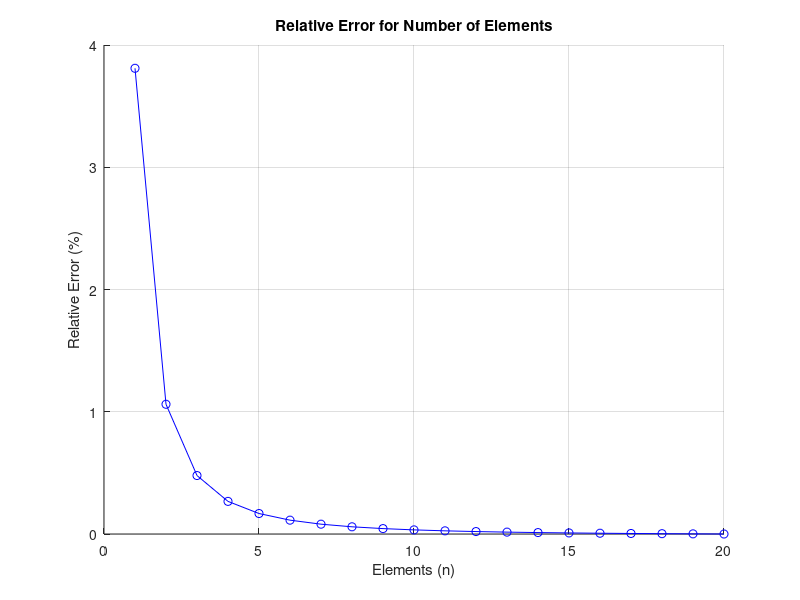

Write the MATLAB code that produced this figure.
clear all; 
close all;
clc;
format long;

name = 'Nathan Phaymany';
id = '20016227';
hw_num = 4;

%% Problem 1

%% Problem 2

L = 0.01;
E = 69E9;
P = 10E6;
A0 = 0.02;
A = @(x) A0 * (1 - x/(2*L));

% Part A 
A1 = 3*A0/4;
l = L;
k = E*A1/L * [1 -1; -1 1];
F2 = P;
u2= F2 / k(2, 2);
p2a = u2

% Part B
A1 = 7*A0/8;
l1 = L/2;
A2 = 5*A0/8;
l2 = L/2;
K1 = E*A1/l1 * [1 -1 0; -1 1 0; 0 0 0];
K2 = E*A2/l2 * [0 0 0; 0 1 -1; 0 -1 1];
K = K1 + K2;
% Excludes first row and column due to BC: u1 = 0
K = K(2:3, 2:3);
F = [0; P];
u = rref([K F]); 
u = u(:, 3);
p2b = u(end)

% Part C
figure(2);
hold on;
grid on;

utrue = 0;
relErr = zeros(20, 1);
for n = 20:-1:1
    K = zeros(n+1, n+1);
    for i = 1:n
        Ai = A((L*(i*2-1))/(2*n)); 
        l = L/n;
        Ki = E*Ai/l * [1 -1; -1 1];
        K(i:i+1, i:i+1) = K(i:i+1, i:i+1) + Ki;
    end

    F = [zeros(n-1, 1); P];
    K = K(2:n+1, 2:n+1);
    u = rref([K F]);
    u = u(:, n+1);
    displacement = u(end);

    if n == 20
        utrue = displacement;
        continue
    end

    relErr(n) = abs((displacement - utrue) / utrue) * 100;
end

plot(1:20, relErr, '-ob');
title('Relative Error for Number of Elements');
xlabel('Elements (n)');
ylabel('Relative Error (%)');
p2c = 'See figure 2';

% Part D
n = find(relErr < 0.01, 1);
p2d = n
